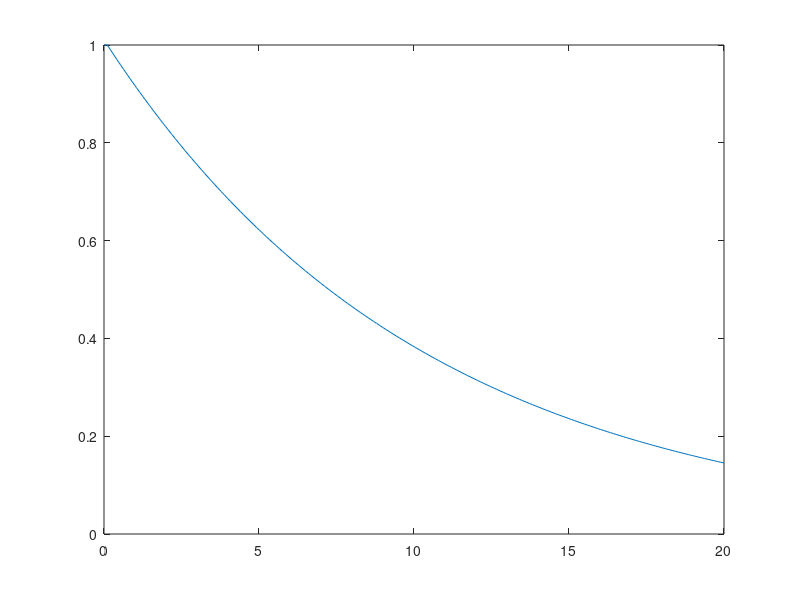

Recreate this plot in MATLAB.
z = 1;
Z = z;
u = 0;
a = 10;
up = -a*u-z;
zp = u;

dt = .1;

for t = 1:dt:20
    up = -a*u-z;
    zp = u;
    u = u+up*dt;
    z = z+zp*dt;
    Z(end+1) = z;
    
end
figure(1)
clf
plot(linspace(0, 20, length(Z)), Z)
   
